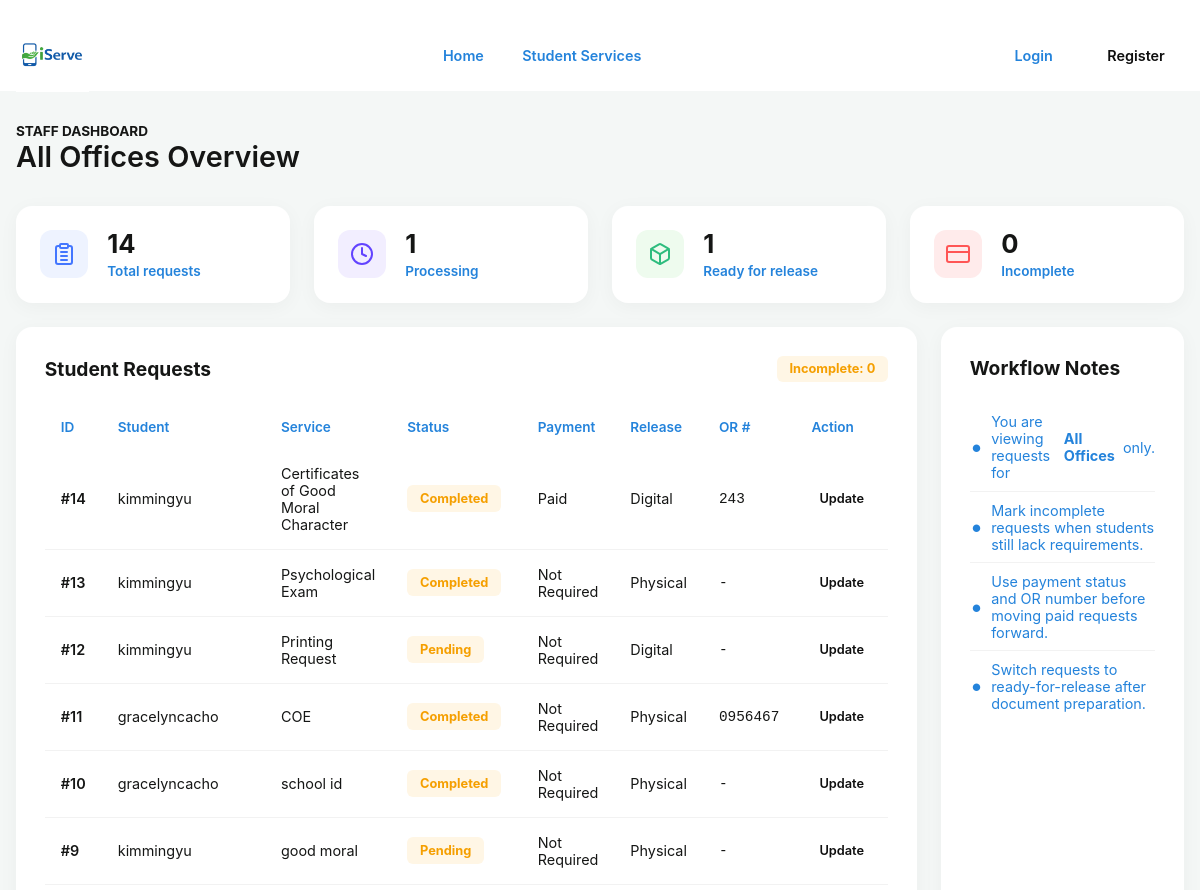
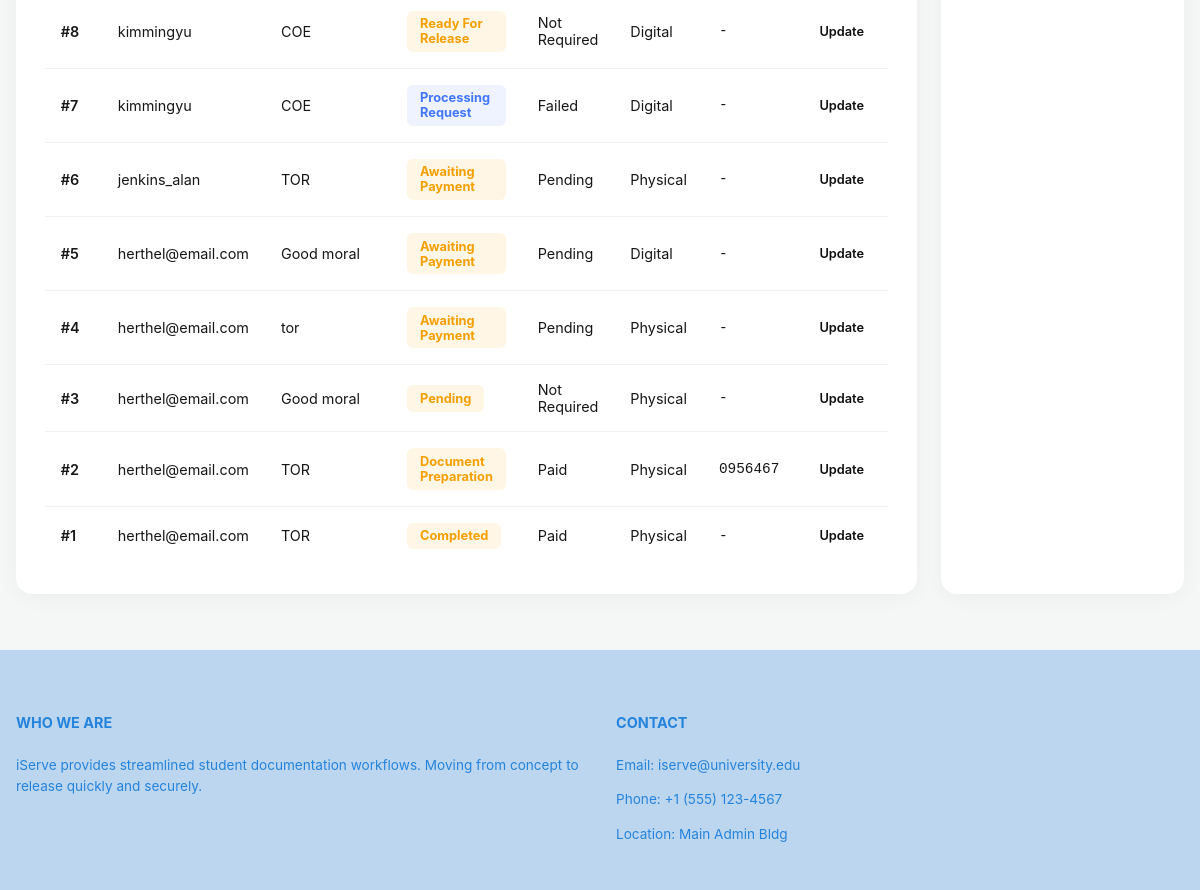
Screenshot of /dashboard/admin/ with the database file from the repository (2 pictures, top to bottom).
### core/models.py (models this page shows, shortened)
class Appointment(models.Model):
	STATUS_PENDING = "pending"
	STATUS_PAYMENT_PENDING = "payment_pending"
	STATUS_PROCESSING = "processing"
	STATUS_DOCUMENT_PREP = "document_preparation"
	STATUS_READY_FOR_RELEASE = "ready_for_release"
	STATUS_COMPLETED = "completed"
	STATUS_INCOMPLETE = "incomplete"
	STATUS_CANCELLED = "cancelled"
	STATUS_CHOICES = [
		(STATUS_PENDING, "Pending"),
		(STATUS_PAYMENT_PENDING, "Awaiting Payment"),
		(STATUS_PROCESSING, "Processing Request"),
		(STATUS_DOCUMENT_PREP, "Document Preparation"),
		(STATUS_READY_FOR_RELEASE, "Ready For Release"),
		(STATUS_COMPLETED, "Completed"),
		(STATUS_INCOMPLETE, "Incomplete Requirements"),
		(STATUS_CANCELLED, "Cancelled"),
	]
	MODE_DIGITAL = "digital"
	MODE_PHYSICAL = "physical"
	RELEASE_MODE_CHOICES = [
		(MODE_DIGITAL, "Digital"),
		(MODE_PHYSICAL, "Physical"),
	]
	PAYMENT_NOT_REQUIRED = "not_required"
	PAYMENT_PENDING = "pending"
	PAYMENT_PAID = "paid"
	PAYMENT_FAILED = "failed"
	PAYMENT_STATUS_CHOICES = [
		(PAYMENT_NOT_REQUIRED, "Not Required"),
		(PAYMENT_PENDING, "Pending"),
		(PAYMENT_PAID, "Paid"),
		(PAYMENT_FAILED, "Failed"),
	]
	student = models.ForeignKey(settings.AUTH_USER_MODEL, on_delete=models.CASCADE)
	office = models.ForeignKey(Office, on_delete=models.SET_NULL, related_name="appointments", null=True, blank=True)
	service_type = models.CharField(max_length=120)
	number_of_copies = models.IntegerField(default=1, help_text="Number of copies needed")
	semester_and_academic_year = models.CharField(max_length=50, blank=True, help_text="e.g., 1st Semester 2023-2024")
	scheduled_at = models.DateTimeField()
	status = models.CharField(max_length=30, choices=STATUS_CHOICES, default=STATUS_PENDING)
	release_mode = models.CharField(max_length=10, choices=RELEASE_MODE_CHOICES, default=MODE_DIGITAL)
	payment_required = models.BooleanField(default=False)
	payment_status = models.CharField(
		max_length=20,
		choices=PAYMENT_STATUS_CHOICES,
		default=PAYMENT_NOT_REQUIRED,
	)
	or_number = models.CharField(max_length=50, blank=True)
	tracking_note = models.CharField(max_length=255, blank=True)
	created_at = models.DateTimeField(auto_now_add=True)
	updated_at = models.DateTimeField(auto_now=True)
	completed_at = models.DateTimeField(null=True, blank=True)
	class Meta:
		ordering = ["-created_at"]

### core/views.py (the view)
# urls.py: path('dashboard/admin/', views.admin_dashboard, name='admin_dashboard'),
def admin_dashboard(request):
    try:
        staff_office = request.user.office_assignment.office
        appointments = Appointment.objects.filter(office=staff_office).select_related("student")
        office_name = staff_office.get_name_display()
    except:
        appointments = Appointment.objects.select_related("student")
        office_name = "All Offices"
    context = {
        "appointments": appointments,
        "total_count": appointments.count(),
        "processing_count": appointments.filter(status=Appointment.STATUS_PROCESSING).count(),
        "ready_count": appointments.filter(status=Appointment.STATUS_READY_FOR_RELEASE).count(),
        "incomplete_count": appointments.filter(status=Appointment.STATUS_INCOMPLETE).count(),
        "office_name": office_name,
    }
    return render(request, "admin_dashboard.html", context)

### core/context_processors.py (called while the page is built, shortened)
def notifications_processor(request):
    return {
        'recent_notifications': [],
        'unread_notifications_count': 0,
    }

### templates/admin_dashboard.html (shortened to what this page needs)
﻿{% extends 'base.html' %}
{% block content %}
<div class="dashboard-container">
  <div class="container">
    <div class="dash-header">
      <div>
        <span class="eyebrow" style="color: var(--primary-blue); font-size: 0.85rem; font-weight: 700; text-transform: uppercase;">STAFF DASHBOARD</span>
        <h1>{{ office_name }} Overview</h1>
      </div>
    </div>
    <div class="stats-grid">
      <div class="metrics-card">
        <div class="metric-icon blue">
        </div>
        <div class="metric-info">
          <span class="metric-value">{{ total_count }}</span>
          <span class="metric-label">Total requests</span>
        </div>
      </div>
      <div class="metrics-card">
        <div class="metric-icon purple">
          <svg width="24" height="24" fill="none" stroke="currentColor" stroke-width="2" stroke-linecap="round" stroke-linejoin="round" viewBox="0 0 24 24"><circle cx="12" cy="12" r="10"></circle><polyline points="12 6 12 12 16 14"></polyline></svg>
        </div>
        <div class="metric-info">
          <span class="metric-value">{{ processing_count }}</span>
          <span class="metric-label">Processing</span>
        </div>
      </div>
      <div class="metrics-card">
        <div class="metric-icon green">
        </div>
        <div class="metric-info">
          <span class="metric-value">{{ ready_count }}</span>
          <span class="metric-label">Ready for release</span>
        </div>
      </div>
      <div class="metrics-card">
        <div class="metric-icon red">
          <svg width="24" height="24" fill="none" stroke="currentColor" stroke-width="2" stroke-linecap="round" stroke-linejoin="round" viewBox="0 0 24 24"><rect x="1" y="4" width="22" height="16" rx="2" ry="2"></rect><line x1="1" y1="10" x2="23" y2="10"></line></svg>
        </div>
        <div class="metric-info">
          <span class="metric-value">{{ incomplete_count }}</span>
          <span class="metric-label">Incomplete</span>
        </div>
      </div>
    </div>
    <div class="dash-grid">
      <div class="panel">
        <div class="panel-head">
          <h2>Student Requests</h2>
          <span class="status-badge warning">Incomplete: {{ incomplete_count }}</span>
        </div>
        <div class="table-wrap">
          <table>
            <thead>
              <tr>
                <th>ID</th>
                <th>Student</th>
                <th>Service</th>
                <th>Status</th>
                <th>Payment</th>
                <th>Release</th>
                <th>OR #</th>
                <th>Action</th>
              </tr>
            </thead>
            <tbody>
              {% for item in appointments %}
                <tr>
                  <td style="font-weight: 600; color: var(--primary-blue);">#{{ item.id }}</td>
                  <td>{{ item.student.username }}</td>
                  <td>{{ item.service_type }}</td>
                  <td><span class="status-badge {% if item.status == 'processing' %}primary{% elif item.status == 'ready' %}success{% else %}warning{% endif %}">{{ item.get_status_display }}</span></td>
                  <td>{{ item.get_payment_status_display }}</td>
                  <td>{{ item.get_release_mode_display }}</td>
                  <td style="font-family: monospace;">{{ item.or_number|default:'-' }}</td>
                  <td><a class="button" style="padding: 0.25rem 0.5rem; font-size: 0.8rem;" href="{% url 'update_appointment' item.id %}">Update</a></td>
                </tr>
              {% empty %}
                <tr>
                  <td colspan="8" style="text-align: center; color: var(--muted); padding: 2rem;">No appointment records yet.</td>
                </tr>
              {% endfor %}
            </tbody>
          </table>
        </div>
      </div>
      <div class="panel">
        <div class="panel-head">
          <h2>Workflow Notes</h2>
        </div>
        <ul class="muted-list">
          <li>You are viewing requests for <strong style="color: var(--primary-blue);">{{ office_name }}</strong> only.</li>
          <li>Mark incomplete requests when students still lack requirements.</li>
          <li>Use payment status and OR number before moving paid requests forward.</li>
          <li>Switch requests to ready-for-release after document preparation.</li>
        </ul>
      </div>
    </div>
  </div>
</div>
{% endblock %}

### templates/base.html (shortened to what this page needs)
﻿<!doctype html>
<html lang="en">
{% load static %}
<head>
</head>
<body>
  <nav class="navbar">
    <div class="container navbar-inner">
            {% load static %}
      <a class="brand" href="{% url 'home' %}">
        <img src="{% static 'images/logo.jfif' %}" alt="iServe Logo" style="height: 73px; width: auto;">
      </a>
      <div class="nav-links">
        {% if not request.user.is_authenticated %}
          <a class="nav-link{% if request.resolver_match.url_name == 'home' %} active{% endif %}" href="{% url 'home' %}">Home</a>
          <a class="nav-link{% if request.resolver_match.url_name == 'student_services' or request.resolver_match.url_name == 'create_appointment' %} active{% endif %}" href="{% url 'student_services' %}">Student Services</a>
        {% endif %}
      </div>
      <div class="nav-actions">
        {% if request.user.is_authenticated %}
          <div class="notif-dropdown" id="notifDropdown">
            <button class="notif-btn" type="button" onclick="toggleNotif(event)" title="Notifications" style="margin-right: 0.5rem;">
              🔔
              {% if unread_notifications_count > 0 %}
                <span class="notif-badge">{{ unread_notifications_count }}</span>
              {% endif %}
            </button>
            <div class="notif-menu">
              <div class="notif-header">
                Notifications
              </div>
              <div class="notif-body">
                {% if recent_notifications %}
                  {% for notif in recent_notifications %}
                    <a href="{% if notif.link %}{{ notif.link }}{% else %}#{% endif %}" class="notif-item {% if not notif.is_read %}unread{% endif %}">
                      {{ notif.message }}
                      <span class="notif-time">{{ notif.created_at|timesince }} ago</span>
                    </a>
                  {% endfor %}
                {% else %}
                  <div class="notif-none">No recent actions</div>
                {% endif %}
              </div>
            </div>
          </div>
          <span style="color: var(--muted); font-size: 0.9rem; font-weight: 600;">{{ request.user.username }}</span>
          <form style="margin: 0;" method="post" action="{% url 'logout' %}">
            {% csrf_token %}
            <button class="button" style="padding: 0.4rem 0.8rem; font-size: 0.85rem;" type="submit">Logout</button>
          </form>
        {% else %}
          <a class="nav-link" href="{% url 'login' %}">Login</a>
          <a class="button-blue" href="{% url 'register' %}">Register</a>
        {% endif %}
      </div>
    </div>
  </nav>
  <main>
    {% block content %}{% endblock %}
  </main>
  <footer class="footer">
    <div class="container footer-grid">
      <div>
        <h4 class="footer-title">Who We Are</h4>
        <p>iServe provides streamlined student documentation workflows. Moving from concept to release quickly and securely.</p>
      </div>
      <div>
        <h4 class="footer-title">Contact</h4>
        <p>Email: iserve@university.edu</p>
        <p>Phone: +1 (555) 123-4567</p>
        <p>Location: Main Admin Bldg</p>
      </div>
    </div>
  </footer>
</body>
</html>

### rows the page displays
Appointment: id "14", student.username "kimmingyu", service_type "Certificates of Good Moral Character", status "Completed", payment_status "Paid", release_mode "Digital", or_number "243"
Appointment: id "13", student.username "kimmingyu", service_type "Psychological Exam", status "Completed", payment_status "Not Required", release_mode "Physical", or_number "-"
Appointment: id "12", student.username "kimmingyu", service_type "Printing Request", status "Pending", payment_status "Not Required", release_mode "Digital", or_number "-"
Appointment: id "11", student.username "gracelyncacho", service_type "COE", status "Completed", payment_status "Not Required", release_mode "Physical", or_number "0956467"
Appointment: id "10", student.username "gracelyncacho", service_type "school id", status "Completed", payment_status "Not Required", release_mode "Physical", or_number "-"
Appointment: id "9", student.username "kimmingyu", service_type "good moral", status "Pending", payment_status "Not Required", release_mode "Physical", or_number "-"
Appointment: id "8", student.username "kimmingyu", service_type "COE", status "Ready For Release", payment_status "Not Required", release_mode "Digital", or_number "-"
Appointment: id "7", student.username "kimmingyu", service_type "COE", status "Processing Request", payment_status "Failed", release_mode "Digital", or_number "-"
Appointment: id "6", student.username "jenkins_alan", service_type "TOR", status "Awaiting Payment", payment_status "Pending", release_mode "Physical", or_number "-"
Appointment: id "5", student.username "herthel@email.com", service_type "Good moral", status "Awaiting Payment", payment_status "Pending", release_mode "Digital", or_number "-"
Appointment: id "4", student.username "herthel@email.com", service_type "tor", status "Awaiting Payment", payment_status "Pending", release_mode "Physical", or_number "-"
Appointment: id "3", student.username "herthel@email.com", service_type "Good moral", status "Pending", payment_status "Not Required", release_mode "Physical", or_number "-"
Appointment: id "2", student.username "herthel@email.com", service_type "TOR", status "Document Preparation", payment_status "Paid", release_mode "Physical", or_number "0956467"
Appointment: id "1", student.username "herthel@email.com", service_type "TOR", status "Completed", payment_status "Paid", release_mode "Physical", or_number "-"

### other values shown
{{ office_name }} "All Offices"
{{ total_count }} "14"
{{ processing_count }} "1"
{{ ready_count }} "1"
{{ incomplete_count }} "0"
